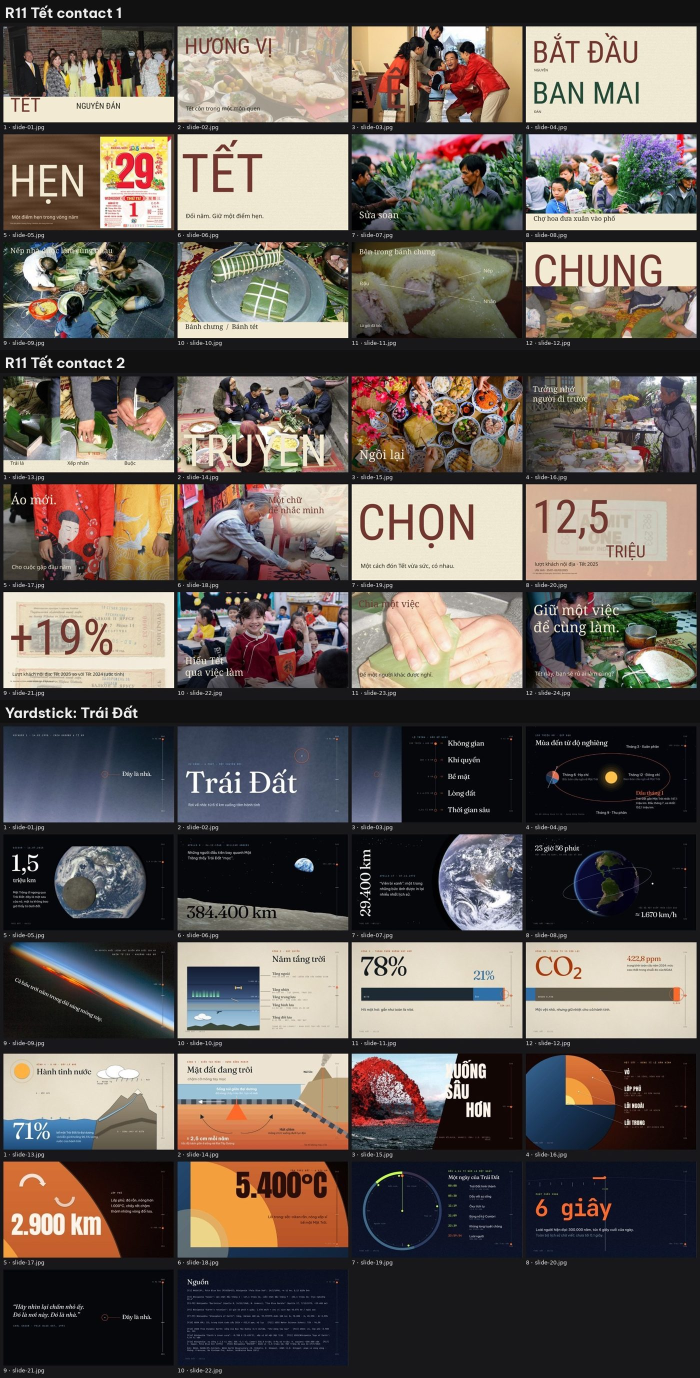
#> input picture motion-pptx-studio/samples/r11-tet.jpg, 1400 x 2755 px (shown at 1/2 size)
$ python -i art_check.py   (imports and definitions only)
#> lines starting #> are read from the running program, lines starting #| are printed output that depends on the picture
#> further down, picture is the input picture: PIL image 1400x2755 RGB; mean R, G, B 99.5, 91.3, 85.4
#!/usr/bin/env python3
"""Art gates on rendered slides (render.sh output). Measures, never judges taste; look at what it flags.

  python3 art_check.py renders/rN --pptx deck/NAME.pptx [--max-run 2] [--min-grain 4]
- layout runs (WARN only; a crude signature, it cannot judge composition): zone of the biggest picture and title per slide;
  near-identical maps (cosine >= .92) means one composition is repeating (three-directions, art-direction).
- flat grounds: fine-detail sigma in the slide's emptiest cells; under --min-grain the material is invisible
  at 2x (surface-and-depth). Photos/films are not grounds: only empty cells are sampled.
- chapter materials: the ground statistics of each slide; identical ground on every chapter is reported.
Flags are prompts to look, not verdicts (a good deck can have a quiet flat page). --strict exits 1.
"""
import re
import sys, glob, argparse
import numpy as np
from PIL import Image, ImageFilter

# [45 lines left out: functions stats, zone, layouts, text_extent, not called in this run]


def real_photo(im):
    """v6.11 photo vs rendered illustration: a photograph has many colours and almost no flat (noise-free) regions;
    a render or vector illustration has few colours and large flat areas. Tested on 12 past decks."""
    try:   # v6.21: a camera photo of calm sky/sea/fog is flat but real - trust camera EXIF
        ex = im.getexif()
        if ex and (ex.get(271) or ex.get(272)): return True
    except Exception: pass
    im = im.convert('RGBA'); im.thumbnail((256, 256))
#> after `im.thumbnail((256, 256))`:
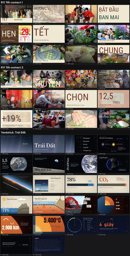
#> im: PIL image 130x256 RGBA; mean R, G, B, A 99.6, 91.4, 85.5, 255
    a = np.asarray(im)[..., 3] > 200; cover = a.mean()
#> after `a = np.asarray(im)[..., 3] > 200`: a: shape (256, 130) bool; every value is 1
#> after `cover = a.mean()`: cover = 1
    if cover < 0.05: return False
    rgb = np.asarray(im.convert('RGB'))
    cols = len(np.unique((rgb[a] // 8).astype(np.int32) @ np.array([1024, 32, 1])))
#> cols = 3615
    g = np.asarray(im.convert('L').filter(ImageFilter.MedianFilter(3)), float)
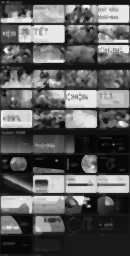
#> g: shape (256, 130) float64; min 4, max 250, mean 92.3
    mx = np.asarray(Image.fromarray(g.astype(np.uint8)).filter(ImageFilter.MaxFilter(5)), float)
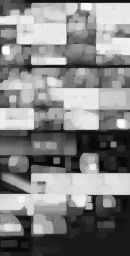
#> mx: shape (256, 130) float64; min 6, max 250, mean 131
    mn = np.asarray(Image.fromarray(g.astype(np.uint8)).filter(ImageFilter.MinFilter(5)), float)
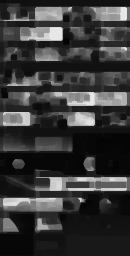
#> mn: shape (256, 130) float64; min 4, max 234, mean 56.3
    flat = ((mx - mn) <= 6)[a].mean()
#> flat = 0.11
    return bool(flat < 0.12 or (flat < 0.35 and cols >= 450 * max(cover, 0.3)) or (flat < 0.75 and cols >= 1400 * max(cover, 0.3)))   # v6.21 smooth skies keep many colours

# [7 lines left out: function iso_score, not called in this run]


POSTER_PT = int(__import__('os').environ.get('POSTER_PT', 150))

# [187 lines left out: functions photo_read, largest_block, main, not called in this run]

# [2 lines not run here, left out]

>>> from PIL import Image
>>> picture = Image.open('../samples/r11-tet.jpg')
>>> result = real_photo(picture)
#> result = True

$ run again, on motion-pptx-studio/samples/r13-bachdang.jpg
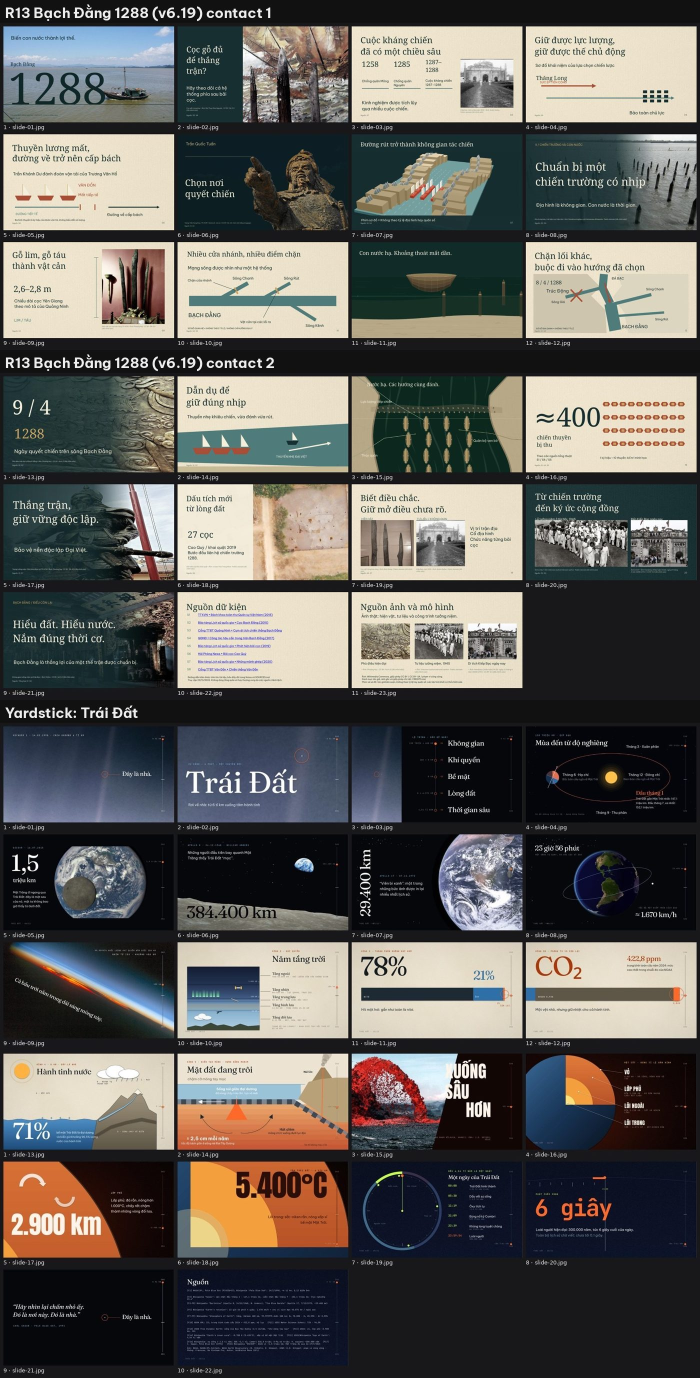
#> input picture motion-pptx-studio/samples/r13-bachdang.jpg, 1400 x 2755 px (shown at 1/2 size)
#> picture is the input picture: PIL image 1400x2755 RGB; mean R, G, B 94.9, 92.8, 88.7
#> in real_photo, `im.thumbnail((256, 256))`:
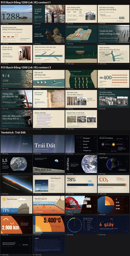
#> im: PIL image 130x256 RGBA; mean R, G, B, A 94.9, 92.9, 88.8, 255
#> a: shape (256, 130) bool; every value is 1
#> cover = 1
#> cols = 1856
#> in real_photo, `mn = np.asarray(Image.fromarray(g.astype(np.uint8)).filter(ImageFilter..`:
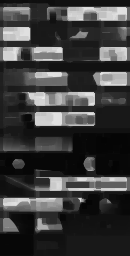
#> mn: shape (256, 130) float64; min 4, max 235, mean 59.9
#> flat = 0.138
#> result = True
